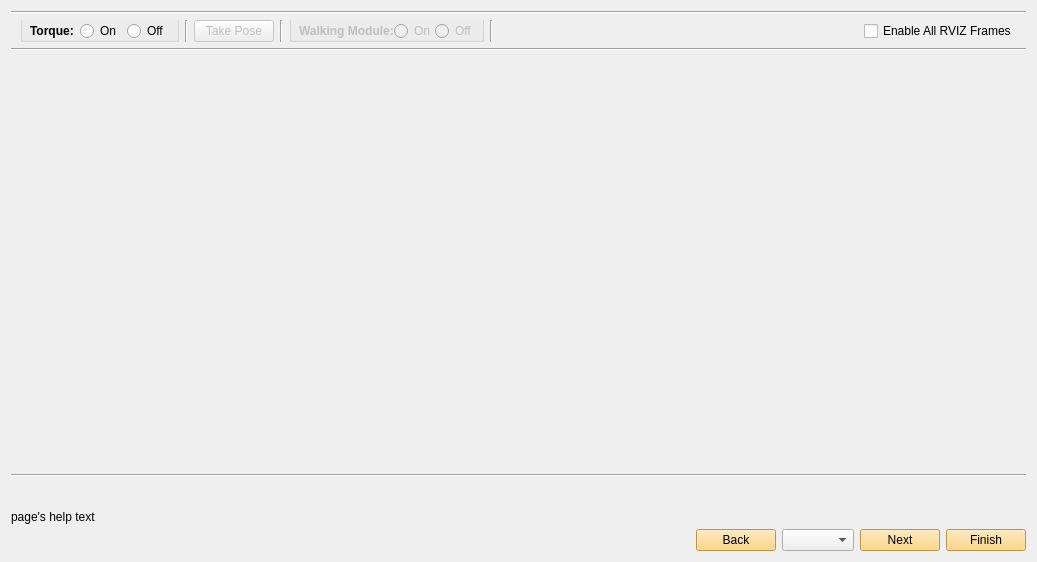
<?xml version="1.0" encoding="UTF-8"?>
<ui version="4.0">
 <class>ThorMangCalibration</class>
 <widget class="QWidget" name="ThorMangCalibration">
  <property name="enabled">
   <bool>true</bool>
  </property>
  <property name="geometry">
   <rect>
    <x>0</x>
    <y>0</y>
    <width>1037</width>
    <height>562</height>
   </rect>
  </property>
  <property name="sizePolicy">
   <sizepolicy hsizetype="Expanding" vsizetype="Expanding">
    <horstretch>0</horstretch>
    <verstretch>0</verstretch>
   </sizepolicy>
  </property>
  <property name="minimumSize">
   <size>
    <width>1</width>
    <height>1</height>
   </size>
  </property>
  <property name="windowTitle">
   <string>ThorMangCalibration</string>
  </property>
  <layout class="QGridLayout" name="gridLayout">
   <item row="1" column="0">
    <layout class="QGridLayout" name="wizard_layout" rowstretch="0,0,0,1,0,0" rowminimumheight="0,0,0,2,0,0">
     <item row="3" column="0">
      <widget class="QStackedWidget" name="pages">
       <property name="sizePolicy">
        <sizepolicy hsizetype="Minimum" vsizetype="Minimum">
         <horstretch>0</horstretch>
         <verstretch>0</verstretch>
        </sizepolicy>
       </property>
       <property name="minimumSize">
        <size>
         <width>1</width>
         <height>1</height>
        </size>
       </property>
       <property name="currentIndex">
        <number>-1</number>
       </property>
      </widget>
     </item>
     <item row="0" column="0">
      <widget class="Line" name="line_0">
       <property name="orientation">
        <enum>Qt::Horizontal</enum>
       </property>
      </widget>
     </item>
     <item row="2" column="0">
      <widget class="Line" name="line_4">
       <property name="orientation">
        <enum>Qt::Horizontal</enum>
       </property>
      </widget>
     </item>
     <item row="5" column="0">
      <layout class="QGridLayout" name="gridLayout_4" rowminimumheight="1,0">
       <item row="1" column="2">
        <widget class="QComboBox" name="page_list">
         <property name="sizePolicy">
          <sizepolicy hsizetype="Maximum" vsizetype="Fixed">
           <horstretch>0</horstretch>
           <verstretch>0</verstretch>
          </sizepolicy>
         </property>
         <property name="styleSheet">
          <string notr="true"/>
         </property>
        </widget>
       </item>
       <item row="1" column="4">
        <widget class="QPushButton" name="finish_button">
         <property name="sizePolicy">
          <sizepolicy hsizetype="Maximum" vsizetype="Fixed">
           <horstretch>0</horstretch>
           <verstretch>0</verstretch>
          </sizepolicy>
         </property>
         <property name="styleSheet">
          <string notr="true">background-color: rgb(255, 205, 105);</string>
         </property>
         <property name="text">
          <string>Finish</string>
         </property>
        </widget>
       </item>
       <item row="1" column="3">
        <widget class="QPushButton" name="next_button">
         <property name="sizePolicy">
          <sizepolicy hsizetype="Maximum" vsizetype="Fixed">
           <horstretch>0</horstretch>
           <verstretch>0</verstretch>
          </sizepolicy>
         </property>
         <property name="styleSheet">
          <string notr="true">background-color: rgb(255, 205, 105);</string>
         </property>
         <property name="text">
          <string>Next</string>
         </property>
        </widget>
       </item>
       <item row="0" column="0" rowspan="2">
        <widget class="QLabel" name="page_help_text_label">
         <property name="sizePolicy">
          <sizepolicy hsizetype="Minimum" vsizetype="Maximum">
           <horstretch>0</horstretch>
           <verstretch>0</verstretch>
          </sizepolicy>
         </property>
         <property name="minimumSize">
          <size>
           <width>1</width>
           <height>1</height>
          </size>
         </property>
         <property name="maximumSize">
          <size>
           <width>16777215</width>
           <height>16777215</height>
          </size>
         </property>
         <property name="text">
          <string>page's help text</string>
         </property>
         <property name="wordWrap">
          <bool>true</bool>
         </property>
        </widget>
       </item>
       <item row="1" column="1">
        <widget class="QPushButton" name="back_button">
         <property name="sizePolicy">
          <sizepolicy hsizetype="Maximum" vsizetype="Fixed">
           <horstretch>0</horstretch>
           <verstretch>0</verstretch>
          </sizepolicy>
         </property>
         <property name="styleSheet">
          <string notr="true">background-color: rgb(255, 205, 105);</string>
         </property>
         <property name="text">
          <string>Back</string>
         </property>
        </widget>
       </item>
       <item row="0" column="2">
        <spacer name="verticalSpacer">
         <property name="orientation">
          <enum>Qt::Vertical</enum>
         </property>
         <property name="sizeType">
          <enum>QSizePolicy::Maximum</enum>
         </property>
         <property name="sizeHint" stdset="0">
          <size>
           <width>20</width>
           <height>40</height>
          </size>
         </property>
        </spacer>
       </item>
      </layout>
     </item>
     <item row="1" column="0">
      <widget class="QWidget" name="header_widget" native="true">
       <property name="sizePolicy">
        <sizepolicy hsizetype="MinimumExpanding" vsizetype="Fixed">
         <horstretch>0</horstretch>
         <verstretch>0</verstretch>
        </sizepolicy>
       </property>
       <layout class="QHBoxLayout" name="horizontalLayout_2">
        <property name="topMargin">
         <number>0</number>
        </property>
        <property name="bottomMargin">
         <number>0</number>
        </property>
        <item>
         <widget class="QGroupBox" name="torque_box">
          <property name="sizePolicy">
           <sizepolicy hsizetype="Preferred" vsizetype="Fixed">
            <horstretch>0</horstretch>
            <verstretch>0</verstretch>
           </sizepolicy>
          </property>
          <property name="styleSheet">
           <string notr="true">QGroupBox{padding-top:15px; margin-top:-15px}</string>
          </property>
          <property name="title">
           <string/>
          </property>
          <property name="alignment">
           <set>Qt::AlignLeading|Qt::AlignLeft|Qt::AlignTop</set>
          </property>
          <property name="flat">
           <bool>false</bool>
          </property>
          <layout class="QGridLayout" name="gridLayout_18">
           <property name="topMargin">
            <number>0</number>
           </property>
           <property name="bottomMargin">
            <number>0</number>
           </property>
           <item row="0" column="1">
            <widget class="QRadioButton" name="torque_on_radio_button">
             <property name="sizePolicy">
              <sizepolicy hsizetype="Minimum" vsizetype="Fixed">
               <horstretch>0</horstretch>
               <verstretch>0</verstretch>
              </sizepolicy>
             </property>
             <property name="text">
              <string>On</string>
             </property>
            </widget>
           </item>
           <item row="0" column="2">
            <widget class="QRadioButton" name="torque_off_radio_button">
             <property name="sizePolicy">
              <sizepolicy hsizetype="Minimum" vsizetype="Fixed">
               <horstretch>0</horstretch>
               <verstretch>0</verstretch>
              </sizepolicy>
             </property>
             <property name="text">
              <string>Off</string>
             </property>
            </widget>
           </item>
           <item row="0" column="0">
            <widget class="QLabel" name="torque_label">
             <property name="sizePolicy">
              <sizepolicy hsizetype="Preferred" vsizetype="Fixed">
               <horstretch>0</horstretch>
               <verstretch>0</verstretch>
              </sizepolicy>
             </property>
             <property name="font">
              <font>
               <weight>75</weight>
               <bold>true</bold>
              </font>
             </property>
             <property name="text">
              <string>Torque:</string>
             </property>
            </widget>
           </item>
          </layout>
         </widget>
        </item>
        <item>
         <widget class="Line" name="line_1">
          <property name="sizePolicy">
           <sizepolicy hsizetype="Fixed" vsizetype="Preferred">
            <horstretch>0</horstretch>
            <verstretch>0</verstretch>
           </sizepolicy>
          </property>
          <property name="baseSize">
           <size>
            <width>0</width>
            <height>0</height>
           </size>
          </property>
          <property name="orientation">
           <enum>Qt::Vertical</enum>
          </property>
         </widget>
        </item>
        <item>
         <widget class="QPushButton" name="take_position">
          <property name="enabled">
           <bool>false</bool>
          </property>
          <property name="sizePolicy">
           <sizepolicy hsizetype="Maximum" vsizetype="Fixed">
            <horstretch>0</horstretch>
            <verstretch>0</verstretch>
           </sizepolicy>
          </property>
          <property name="text">
           <string>Take Pose</string>
          </property>
         </widget>
        </item>
        <item>
         <widget class="Line" name="line_2">
          <property name="sizePolicy">
           <sizepolicy hsizetype="Fixed" vsizetype="Preferred">
            <horstretch>0</horstretch>
            <verstretch>0</verstretch>
           </sizepolicy>
          </property>
          <property name="baseSize">
           <size>
            <width>0</width>
            <height>0</height>
           </size>
          </property>
          <property name="orientation">
           <enum>Qt::Vertical</enum>
          </property>
         </widget>
        </item>
        <item>
         <widget class="QGroupBox" name="walking_module_group">
          <property name="enabled">
           <bool>false</bool>
          </property>
          <property name="sizePolicy">
           <sizepolicy hsizetype="Preferred" vsizetype="Fixed">
            <horstretch>0</horstretch>
            <verstretch>0</verstretch>
           </sizepolicy>
          </property>
          <property name="styleSheet">
           <string notr="true">QGroupBox{padding-top:15px; margin-top:-15px}</string>
          </property>
          <property name="title">
           <string/>
          </property>
          <layout class="QHBoxLayout" name="horizontalLayout">
           <property name="spacing">
            <number>0</number>
           </property>
           <property name="topMargin">
            <number>0</number>
           </property>
           <property name="rightMargin">
            <number>6</number>
           </property>
           <property name="bottomMargin">
            <number>0</number>
           </property>
           <item>
            <widget class="QLabel" name="walking_module_label">
             <property name="sizePolicy">
              <sizepolicy hsizetype="Preferred" vsizetype="Fixed">
               <horstretch>0</horstretch>
               <verstretch>0</verstretch>
              </sizepolicy>
             </property>
             <property name="text">
              <string>&lt;html&gt;&lt;head/&gt;&lt;body&gt;&lt;p&gt;&lt;span style=&quot; font-weight:600;&quot;&gt;Walking Module:&lt;/span&gt;&lt;/p&gt;&lt;/body&gt;&lt;/html&gt;</string>
             </property>
            </widget>
           </item>
           <item>
            <widget class="QRadioButton" name="walking_module_enable_radio_button">
             <property name="text">
              <string>On</string>
             </property>
            </widget>
           </item>
           <item>
            <widget class="QRadioButton" name="walking_module_disable_radio_button">
             <property name="text">
              <string>Off</string>
             </property>
            </widget>
           </item>
          </layout>
         </widget>
        </item>
        <item>
         <widget class="Line" name="line_3">
          <property name="sizePolicy">
           <sizepolicy hsizetype="Fixed" vsizetype="Preferred">
            <horstretch>0</horstretch>
            <verstretch>0</verstretch>
           </sizepolicy>
          </property>
          <property name="baseSize">
           <size>
            <width>0</width>
            <height>0</height>
           </size>
          </property>
          <property name="orientation">
           <enum>Qt::Vertical</enum>
          </property>
         </widget>
        </item>
        <item>
         <spacer name="horizontalSpacer_16">
          <property name="orientation">
           <enum>Qt::Horizontal</enum>
          </property>
          <property name="sizeHint" stdset="0">
           <size>
            <width>105</width>
            <height>13</height>
           </size>
          </property>
         </spacer>
        </item>
        <item>
         <widget class="QCheckBox" name="enable_all_rviz_check">
          <property name="text">
           <string>Enable All RVIZ Frames</string>
          </property>
         </widget>
        </item>
       </layout>
      </widget>
     </item>
     <item row="4" column="0">
      <widget class="Line" name="line_5">
       <property name="orientation">
        <enum>Qt::Horizontal</enum>
       </property>
      </widget>
     </item>
    </layout>
   </item>
  </layout>
 </widget>
 <resources/>
 <connections/>
</ui>
